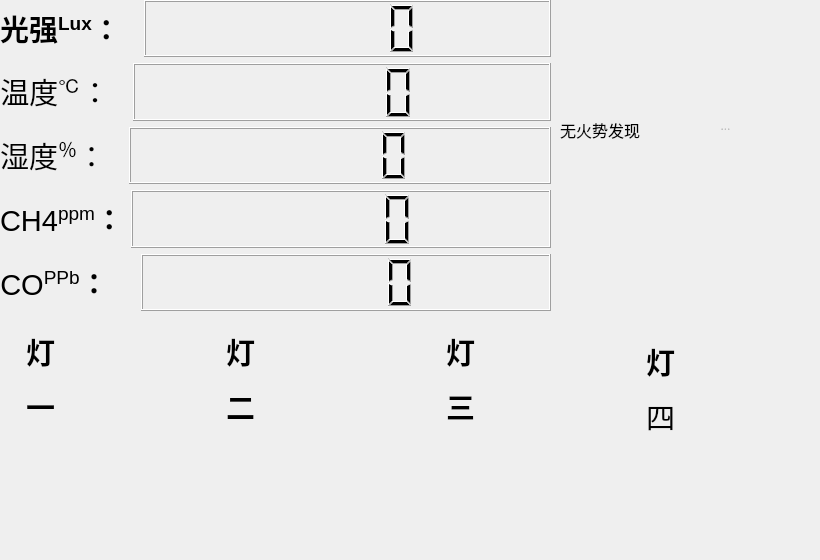
    <widget class="QWidget" name="MainWidget">
     <widget class="QLabel" name="label_fire">
      <property name="geometry">
       <rect>
        <x>560</x>
        <y>100</y>
        <width>141</width>
        <height>61</height>
       </rect>
      </property>
      <property name="sizePolicy">
       <sizepolicy hsizetype="Preferred" vsizetype="Preferred">
        <horstretch>0</horstretch>
        <verstretch>0</verstretch>
       </sizepolicy>
      </property>
      <property name="font">
       <font>
        <family>Segoe Script</family>
        <pointsize>12</pointsize>
       </font>
      </property>
      <property name="toolTip">
       <string>&lt;!DOCTYPE HTML PUBLIC &quot;-//W3C//DTD HTML 4.0//EN&quot; &quot;http://www.w3.org/TR/REC-html40/strict.dtd&quot;&gt;
&lt;html&gt;&lt;head&gt;&lt;meta name=&quot;qrichtext&quot; content=&quot;1&quot; /&gt;&lt;style type=&quot;text/css&quot;&gt;
p, li { white-space: pre-wrap; }
&lt;/style&gt;&lt;/head&gt;&lt;body style=&quot; font-family:'MS Shell Dlg 2'; font-size:8pt; font-weight:400; font-style:normal;&quot;&gt;
&lt;p style=&quot; margin-top:0px; margin-bottom:0px; margin-left:0px; margin-right:0px; -qt-block-indent:0; text-indent:0px;&quot;&gt;&lt;span style=&quot; color:#ffcd8b; background-color:#404040;&quot;&gt;By TCM&lt;/span&gt;&lt;/p&gt;&lt;/body&gt;&lt;/html&gt;</string>
      </property>
      <property name="text">
       <string>无火势发现</string>
      </property>
      <property name="textFormat">
       <enum>Qt::RichText</enum>
      </property>
      <property name="openExternalLinks">
       <bool>true</bool>
      </property>
     </widget>
     <widget class="QToolButton" name="toolButton_fire">
      <property name="enabled">
       <bool>false</bool>
      </property>
      <property name="geometry">
       <rect>
        <x>670</x>
        <y>70</y>
        <width>111</width>
        <height>111</height>
       </rect>
      </property>
      <property name="styleSheet">
       <string notr="true">border-image:url(:/images/jinbao副本.png);
border: (1px groove gray; border-radius: 5px; background-color: rgba(255, 193, 245, 0%);)</string>
      </property>
      <property name="text">
       <string>...</string>
      </property>
      <property name="toolButtonStyle">
       <enum>Qt::ToolButtonIconOnly</enum>
      </property>
     </widget>
     <widget class="QToolButton" name="toolButton_fire2">
      <property name="enabled">
       <bool>false</bool>
      </property>
      <property name="geometry">
       <rect>
        <x>660</x>
        <y>60</y>
        <width>131</width>
        <height>131</height>
       </rect>
      </property>
      <property name="styleSheet">
       <string notr="true">border-image:url(:/images/防火副本.png);
border: (1px groove gray; border-radius: 5px; background-color: rgba(255, 193, 245, 0%);)</string>
      </property>
      <property name="text">
       <string>...</string>
      </property>
      <property name="toolButtonStyle">
       <enum>Qt::ToolButtonIconOnly</enum>
      </property>
     </widget>
     <widget class="QLabel" name="Lux_Label_2">
      <property name="geometry">
       <rect>
        <x>0</x>
        <y>330</y>
        <width>81</width>
        <height>91</height>
       </rect>
      </property>
      <property name="sizePolicy">
       <sizepolicy hsizetype="Maximum" vsizetype="Preferred">
        <horstretch>0</horstretch>
        <verstretch>0</verstretch>
       </sizepolicy>
      </property>
      <property name="font">
       <font>
        <family>MS UI Gothic</family>
        <underline>false</underline>
       </font>
      </property>
      <property name="text">
       <string>&lt;html&gt;&lt;head/&gt;&lt;body&gt;&lt;p align=&quot;center&quot;&gt;&lt;span style=&quot; font-size:22pt; font-weight:600;&quot;&gt;灯&lt;/span&gt;&lt;/p&gt;&lt;p align=&quot;center&quot;&gt;&lt;span style=&quot; font-size:22pt; font-weight:600;&quot;&gt;一&lt;/span&gt;&lt;/p&gt;&lt;/body&gt;&lt;/html&gt;</string>
      </property>
     </widget>
     <widget class="QPushButton" name="pushButton_light_fire">
      <property name="geometry">
       <rect>
        <x>80</x>
        <y>310</y>
        <width>131</width>
        <height>121</height>
       </rect>
      </property>
      <property name="styleSheet">
       <string notr="true">background-image:url(:/images/08269450168fad5206c副本.png)</string>
      </property>
      <property name="locale">
       <locale language="English" country="UnitedStatesMinorOutlyingIslands"/>
      </property>
      <property name="text">
       <string/>
      </property>
      <property name="flat">
       <bool>true</bool>
      </property>
     </widget>
     <widget class="QWidget" name="layoutWidget">
      <property name="geometry">
       <rect>
        <x>0</x>
        <y>0</y>
        <width>551</width>
        <height>311</height>
       </rect>
      </property>
      <layout class="QVBoxLayout" name="verticalLayout_2">
       <item>
        <layout class="QHBoxLayout" name="horizontalLayout_3">
         <item>
          <widget class="QLabel" name="Lux_Label">
           <property name="sizePolicy">
            <sizepolicy hsizetype="Maximum" vsizetype="Preferred">
             <horstretch>0</horstretch>
             <verstretch>0</verstretch>
            </sizepolicy>
           </property>
           <property name="font">
            <font>
             <family>MS UI Gothic</family>
             <underline>false</underline>
            </font>
           </property>
           <property name="text">
            <string>&lt;html&gt;&lt;head/&gt;&lt;body&gt;&lt;p align=&quot;center&quot;&gt;&lt;span style=&quot; font-size:22pt; font-weight:600;&quot;&gt;光强&lt;/span&gt;&lt;span style=&quot; font-size:22pt; font-weight:600; vertical-align:super;&quot;&gt;Lux&lt;/span&gt;&lt;span style=&quot; font-size:22pt; font-weight:600;&quot;&gt;：&lt;/span&gt;&lt;/p&gt;&lt;/body&gt;&lt;/html&gt;</string>
           </property>
          </widget>
         </item>
         <item>
          <spacer name="horizontalSpacer">
           <property name="orientation">
            <enum>Qt::Horizontal</enum>
           </property>
           <property name="sizeType">
            <enum>QSizePolicy::Ignored</enum>
           </property>
           <property name="sizeHint" stdset="0">
            <size>
             <width>17</width>
             <height>13</height>
            </size>
           </property>
          </spacer>
         </item>
         <item>
          <widget class="QLCDNumber" name="Lux_lcdNumber">
           <property name="sizePolicy">
            <sizepolicy hsizetype="MinimumExpanding" vsizetype="Minimum">
             <horstretch>0</horstretch>
             <verstretch>0</verstretch>
            </sizepolicy>
           </property>
          </widget>
         </item>
        </layout>
       </item>
       <item>
        <layout class="QHBoxLayout" name="horizontalLayout_6">
         <item>
          <widget class="QLabel" name="label_15">
           <property name="sizePolicy">
            <sizepolicy hsizetype="Maximum" vsizetype="Maximum">
             <horstretch>0</horstretch>
             <verstretch>0</verstretch>
            </sizepolicy>
           </property>
           <property name="font">
            <font>
             <pointsize>22</pointsize>
             <weight>75</weight>
             <bold>true</bold>
            </font>
           </property>
           <property name="text">
            <string>&lt;html&gt;&lt;head/&gt;&lt;body&gt;&lt;p align=&quot;center&quot;&gt;&lt;span style=&quot; font-weight:400;&quot;&gt;温度&lt;/span&gt;&lt;span style=&quot; font-weight:400; vertical-align:super;&quot;&gt;℃&lt;/span&gt;&lt;span style=&quot; font-weight:400;&quot;&gt;：&lt;/span&gt;&lt;/p&gt;&lt;/body&gt;&lt;/html&gt;</string>
           </property>
          </widget>
         </item>
         <item>
          <spacer name="horizontalSpacer_2">
           <property name="orientation">
            <enum>Qt::Horizontal</enum>
           </property>
           <property name="sizeType">
            <enum>QSizePolicy::Fixed</enum>
           </property>
           <property name="sizeHint" stdset="0">
            <size>
             <width>17</width>
             <height>13</height>
            </size>
           </property>
          </spacer>
         </item>
         <item>
          <widget class="QLCDNumber" name="lcdNumber_Temp"/>
         </item>
        </layout>
       </item>
       <item>
        <layout class="QHBoxLayout" name="horizontalLayout_7">
         <item>
          <widget class="QLabel" name="label_16">
           <property name="sizePolicy">
            <sizepolicy hsizetype="Maximum" vsizetype="Preferred">
             <horstretch>0</horstretch>
             <verstretch>0</verstretch>
            </sizepolicy>
           </property>
           <property name="font">
            <font>
             <pointsize>22</pointsize>
             <weight>75</weight>
             <bold>true</bold>
            </font>
           </property>
           <property name="text">
            <string>&lt;html&gt;&lt;head/&gt;&lt;body&gt;&lt;p align=&quot;center&quot;&gt;&lt;span style=&quot; font-weight:400;&quot;&gt;湿度&lt;/span&gt;&lt;span style=&quot; font-weight:400; vertical-align:super;&quot;&gt;％&lt;/span&gt;&lt;span style=&quot; font-weight:400;&quot;&gt;：&lt;/span&gt;&lt;/p&gt;&lt;/body&gt;&lt;/html&gt;</string>
           </property>
          </widget>
         </item>
         <item>
          <spacer name="horizontalSpacer_3">
           <property name="orientation">
            <enum>Qt::Horizontal</enum>
           </property>
           <property name="sizeType">
            <enum>QSizePolicy::Fixed</enum>
           </property>
           <property name="sizeHint" stdset="0">
            <size>
             <width>17</width>
             <height>13</height>
            </size>
           </property>
          </spacer>
         </item>
         <item>
          <widget class="QLCDNumber" name="lcdNumber_Humidity">
           <property name="sizePolicy">
            <sizepolicy hsizetype="Preferred" vsizetype="Minimum">
             <horstretch>0</horstretch>
             <verstretch>0</verstretch>
            </sizepolicy>
           </property>
          </widget>
         </item>
        </layout>
       </item>
       <item>
        <layout class="QHBoxLayout" name="horizontalLayout_8">
         <item>
          <widget class="QLabel" name="label_17">
           <property name="sizePolicy">
            <sizepolicy hsizetype="Maximum" vsizetype="Preferred">
             <horstretch>0</horstretch>
             <verstretch>0</verstretch>
            </sizepolicy>
           </property>
           <property name="font">
            <font>
             <pointsize>22</pointsize>
             <weight>75</weight>
             <bold>true</bold>
            </font>
           </property>
           <property name="text">
            <string>&lt;html&gt;&lt;head/&gt;&lt;body&gt;&lt;p align=&quot;center&quot;&gt;&lt;span style=&quot; font-weight:400;&quot;&gt;CH4&lt;/span&gt;&lt;span style=&quot; font-weight:400; vertical-align:super;&quot;&gt;ppm&lt;/span&gt;：&lt;/p&gt;&lt;/body&gt;&lt;/html&gt;</string>
           </property>
          </widget>
         </item>
         <item>
          <spacer name="horizontalSpacer_4">
           <property name="orientation">
            <enum>Qt::Horizontal</enum>
           </property>
           <property name="sizeType">
            <enum>QSizePolicy::Fixed</enum>
           </property>
           <property name="sizeHint" stdset="0">
            <size>
             <width>1</width>
             <height>13</height>
            </size>
           </property>
          </spacer>
         </item>
         <item>
          <widget class="QLCDNumber" name="lcdNumber_MQ2"/>
         </item>
        </layout>
       </item>
       <item>
        <layout class="QHBoxLayout" name="horizontalLayout_9">
         <item>
          <widget class="QLabel" name="label_18">
           <property name="sizePolicy">
            <sizepolicy hsizetype="Maximum" vsizetype="Preferred">
             <horstretch>0</horstretch>
             <verstretch>0</verstretch>
            </sizepolicy>
           </property>
           <property name="font">
            <font>
             <pointsize>22</pointsize>
             <weight>75</weight>
             <bold>true</bold>
            </font>
           </property>
           <property name="text">
            <string>&lt;html&gt;&lt;head/&gt;&lt;body&gt;&lt;p align=&quot;center&quot;&gt;&lt;span style=&quot; font-weight:400;&quot;&gt;CO&lt;/span&gt;&lt;span style=&quot; font-weight:400; vertical-align:super;&quot;&gt;PPb&lt;/span&gt;：&lt;/p&gt;&lt;/body&gt;&lt;/html&gt;</string>
           </property>
          </widget>
         </item>
         <item>
          <spacer name="horizontalSpacer_5">
           <property name="orientation">
            <enum>Qt::Horizontal</enum>
           </property>
           <property name="sizeType">
            <enum>QSizePolicy::Fixed</enum>
           </property>
           <property name="sizeHint" stdset="0">
            <size>
             <width>26</width>
             <height>13</height>
            </size>
           </property>
          </spacer>
         </item>
         <item>
          <widget class="QLCDNumber" name="lcdNumber_MQ7"/>
         </item>
        </layout>
       </item>
      </layout>
     </widget>
     <widget class="QPushButton" name="pushButton_light_fire_2">
      <property name="geometry">
       <rect>
        <x>80</x>
        <y>310</y>
        <width>131</width>
        <height>121</height>
       </rect>
      </property>
      <property name="styleSheet">
       <string notr="true">background-image:url(:/images/08269450168fad5206c222副本.png)</string>
      </property>
      <property name="locale">
       <locale language="English" country="UnitedStatesMinorOutlyingIslands"/>
      </property>
      <property name="text">
       <string/>
      </property>
      <property name="flat">
       <bool>true</bool>
      </property>
     </widget>
     <widget class="QPushButton" name="pushButton_light_fire_3">
      <property name="geometry">
       <rect>
        <x>280</x>
        <y>310</y>
        <width>131</width>
        <height>121</height>
       </rect>
      </property>
      <property name="styleSheet">
       <string notr="true">background-image:url(:/images/08269450168fad5206c222副本.png)</string>
      </property>
      <property name="locale">
       <locale language="English" country="UnitedStatesMinorOutlyingIslands"/>
      </property>
      <property name="text">
       <string/>
      </property>
      <property name="flat">
       <bool>true</bool>
      </property>
     </widget>
     <widget class="QLabel" name="Lux_Label_3">
      <property name="geometry">
       <rect>
        <x>200</x>
        <y>330</y>
        <width>81</width>
        <height>91</height>
       </rect>
      </property>
      <property name="sizePolicy">
       <sizepolicy hsizetype="Maximum" vsizetype="Preferred">
        <horstretch>0</horstretch>
        <verstretch>0</verstretch>
       </sizepolicy>
      </property>
      <property name="font">
       <font>
        <family>MS UI Gothic</family>
        <underline>false</underline>
       </font>
      </property>
      <property name="text">
       <string>&lt;html&gt;&lt;head/&gt;&lt;body&gt;&lt;p align=&quot;center&quot;&gt;&lt;span style=&quot; font-size:22pt; font-weight:600;&quot;&gt;灯&lt;/span&gt;&lt;/p&gt;&lt;p align=&quot;center&quot;&gt;&lt;span style=&quot; font-size:22pt; font-weight:600;&quot;&gt;二&lt;/span&gt;&lt;/p&gt;&lt;/body&gt;&lt;/html&gt;</string>
      </property>
     </widget>
     <widget class="QPushButton" name="pushButton_light_fire_4">
      <property name="geometry">
       <rect>
        <x>280</x>
        <y>310</y>
        <width>131</width>
        <height>121</height>
       </rect>
      </property>
      <property name="styleSheet">
       <string notr="true">background-image:url(:/images/08269450168fad5206c副本.png)</string>
      </property>
      <property name="locale">
       <locale language="English" country="UnitedStatesMinorOutlyingIslands"/>
      </property>
      <property name="text">
       <string/>
      </property>
      <property name="flat">
       <bool>true</bool>
      </property>
     </widget>
     <widget class="QPushButton" name="pushButton_light_fire_5">
      <property name="geometry">
       <rect>
        <x>500</x>
        <y>310</y>
        <width>131</width>
        <height>121</height>
       </rect>
      </property>
      <property name="styleSheet">
       <string notr="true">background-image:url(:/images/08269450168fad5206c222副本.png)</string>
      </property>
      <property name="locale">
       <locale language="English" country="UnitedStatesMinorOutlyingIslands"/>
      </property>
      <property name="text">
       <string/>
      </property>
      <property name="flat">
       <bool>true</bool>
      </property>
     </widget>
     <widget class="QLabel" name="Lux_Label_4">
      <property name="geometry">
       <rect>
        <x>420</x>
        <y>330</y>
        <width>81</width>
        <height>91</height>
       </rect>
      </property>
      <property name="sizePolicy">
       <sizepolicy hsizetype="Maximum" vsizetype="Preferred">
        <horstretch>0</horstretch>
        <verstretch>0</verstretch>
       </sizepolicy>
      </property>
      <property name="font">
       <font>
        <family>MS UI Gothic</family>
        <underline>false</underline>
       </font>
      </property>
      <property name="text">
       <string>&lt;html&gt;&lt;head/&gt;&lt;body&gt;&lt;p align=&quot;center&quot;&gt;&lt;span style=&quot; font-size:22pt; font-weight:600;&quot;&gt;灯&lt;/span&gt;&lt;/p&gt;&lt;p align=&quot;center&quot;&gt;&lt;span style=&quot; font-size:22pt; font-weight:600;&quot;&gt;三&lt;/span&gt;&lt;/p&gt;&lt;/body&gt;&lt;/html&gt;</string>
      </property>
     </widget>
     <widget class="QPushButton" name="pushButton_light_fire_6">
      <property name="geometry">
       <rect>
        <x>500</x>
        <y>310</y>
        <width>131</width>
        <height>121</height>
       </rect>
      </property>
      <property name="styleSheet">
       <string notr="true">background-image:url(:/images/08269450168fad5206c副本.png)</string>
      </property>
      <property name="locale">
       <locale language="English" country="UnitedStatesMinorOutlyingIslands"/>
      </property>
      <property name="text">
       <string/>
      </property>
      <property name="flat">
       <bool>true</bool>
      </property>
     </widget>
     <widget class="QPushButton" name="pushButton_light_fire_7">
      <property name="geometry">
       <rect>
        <x>680</x>
        <y>310</y>
        <width>131</width>
        <height>121</height>
       </rect>
      </property>
      <property name="styleSheet">
       <string notr="true">background-image:url(:/images/08269450168fad5206c222副本.png)</string>
      </property>
      <property name="locale">
       <locale language="English" country="UnitedStatesMinorOutlyingIslands"/>
      </property>
      <property name="text">
       <string/>
      </property>
      <property name="flat">
       <bool>true</bool>
      </property>
     </widget>
     <widget class="QLabel" name="Lux_Label_5">
      <property name="geometry">
       <rect>
        <x>620</x>
        <y>340</y>
        <width>81</width>
        <height>91</height>
       </rect>
      </property>
      <property name="sizePolicy">
       <sizepolicy hsizetype="Maximum" vsizetype="Preferred">
        <horstretch>0</horstretch>
        <verstretch>0</verstretch>
       </sizepolicy>
      </property>
      <property name="font">
       <font>
        <family>MS UI Gothic</family>
        <underline>false</underline>
       </font>
      </property>
      <property name="text">
       <string>&lt;html&gt;&lt;head/&gt;&lt;body&gt;&lt;p align=&quot;center&quot;&gt;&lt;span style=&quot; font-size:22pt; font-weight:600;&quot;&gt;灯&lt;/span&gt;&lt;/p&gt;&lt;p align=&quot;center&quot;&gt;&lt;span style=&quot; font-size:22pt;&quot;&gt;四&lt;/span&gt;&lt;/p&gt;&lt;/body&gt;&lt;/html&gt;</string>
      </property>
     </widget>
     <widget class="QPushButton" name="pushButton_light_fire_8">
      <property name="geometry">
       <rect>
        <x>680</x>
        <y>310</y>
        <width>131</width>
        <height>121</height>
       </rect>
      </property>
      <property name="styleSheet">
       <string notr="true">background-image:url(:/images/08269450168fad5206c副本.png)</string>
      </property>
      <property name="locale">
       <locale language="English" country="UnitedStatesMinorOutlyingIslands"/>
      </property>
      <property name="text">
       <string/>
      </property>
      <property name="flat">
       <bool>true</bool>
      </property>
     </widget>
     <widget class="QPushButton" name="pushButton_light_fire_9">
      <property name="geometry">
       <rect>
        <x>150</x>
        <y>430</y>
        <width>131</width>
        <height>121</height>
       </rect>
      </property>
      <property name="styleSheet">
       <string notr="true">background-image:url(:/images/08269450168fad5206c副本.png)</string>
      </property>
      <property name="locale">
       <locale language="English" country="UnitedStatesMinorOutlyingIslands"/>
      </property>
      <property name="text">
       <string/>
      </property>
      <property name="flat">
       <bool>true</bool>
      </property>
     </widget>
    </widget>
